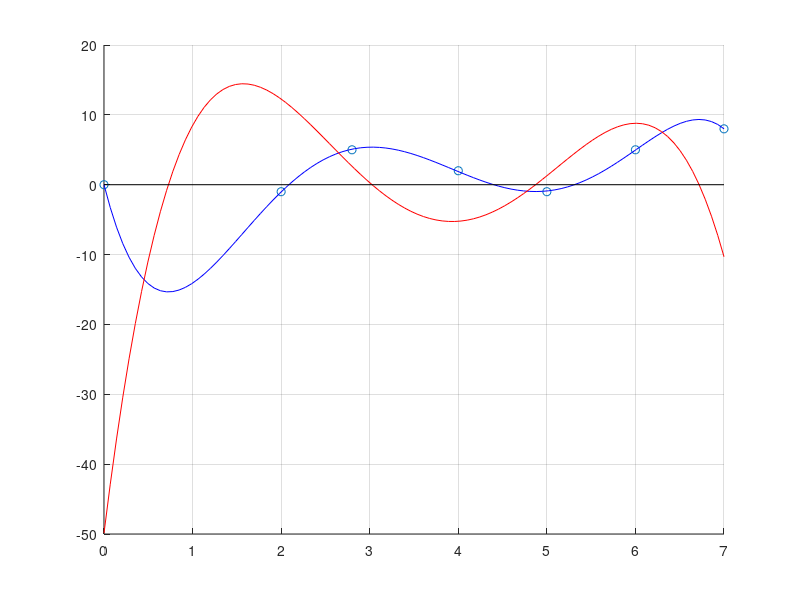

This chart was generated by the following MATLAB code: (Note: this script raises an error after producing the figure.)
x=[0,2,2.8,4,5,6,7];
y=[0,-1,5,2,-1,5,8];
scatter(x,y,'DisplayName','Data points')
grid on;
p5=polyfit(x,y,5);
x1=linspace(0,7);
y1=polyval(p5,x1);
hold on;
plot(x1,y1,'b','DisplayName','Interpolation polynomial p')
q=polyder(p5);
y2=polyval(q,x1);
hold on;
plot(x1,y2,'r','DisplayName','First-order derivative of p')
plot([0,7],[0,0],'black','DisplayName','zero level')
syms x
pp=poly2sym(q);
ansp=real(double(solve(pp)));
scatter(ansp,polyval(p5,ansp),'*','DisplayName','Locations of local maxima/minima');